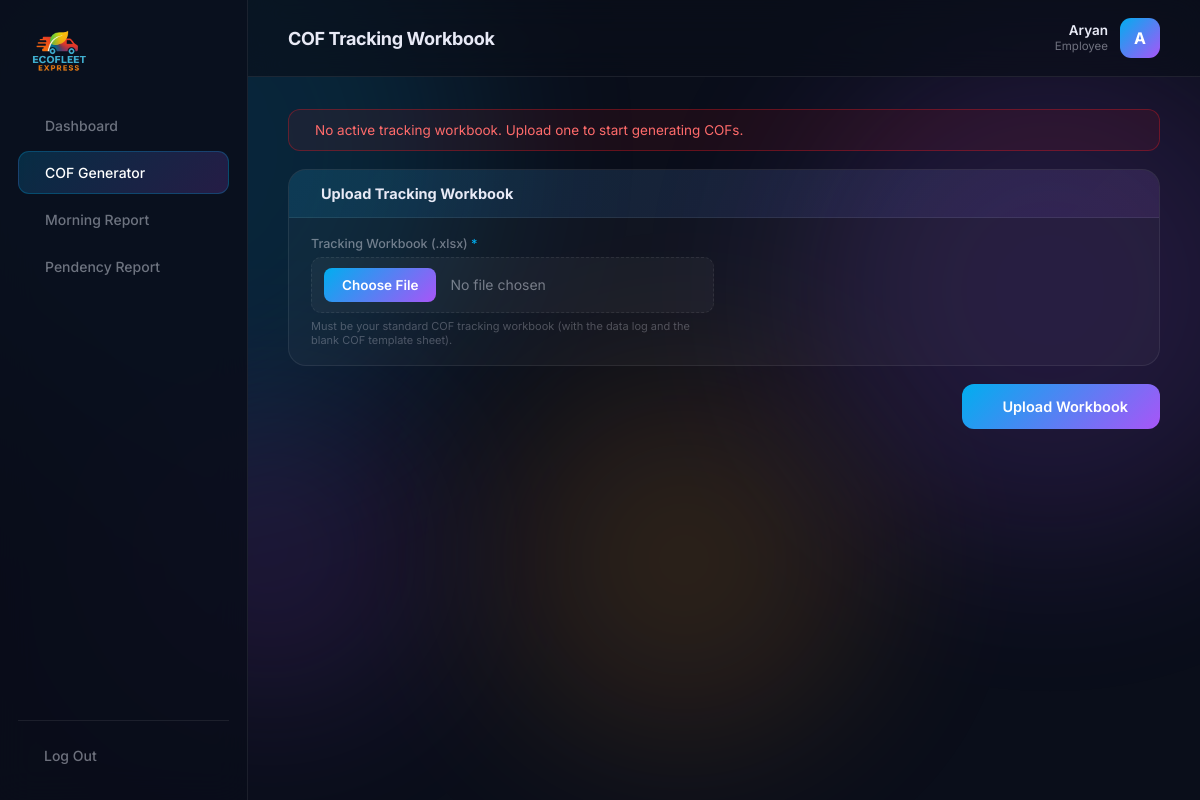
Page /portal/cof/workbook/ (signed in) on the earlier database version.
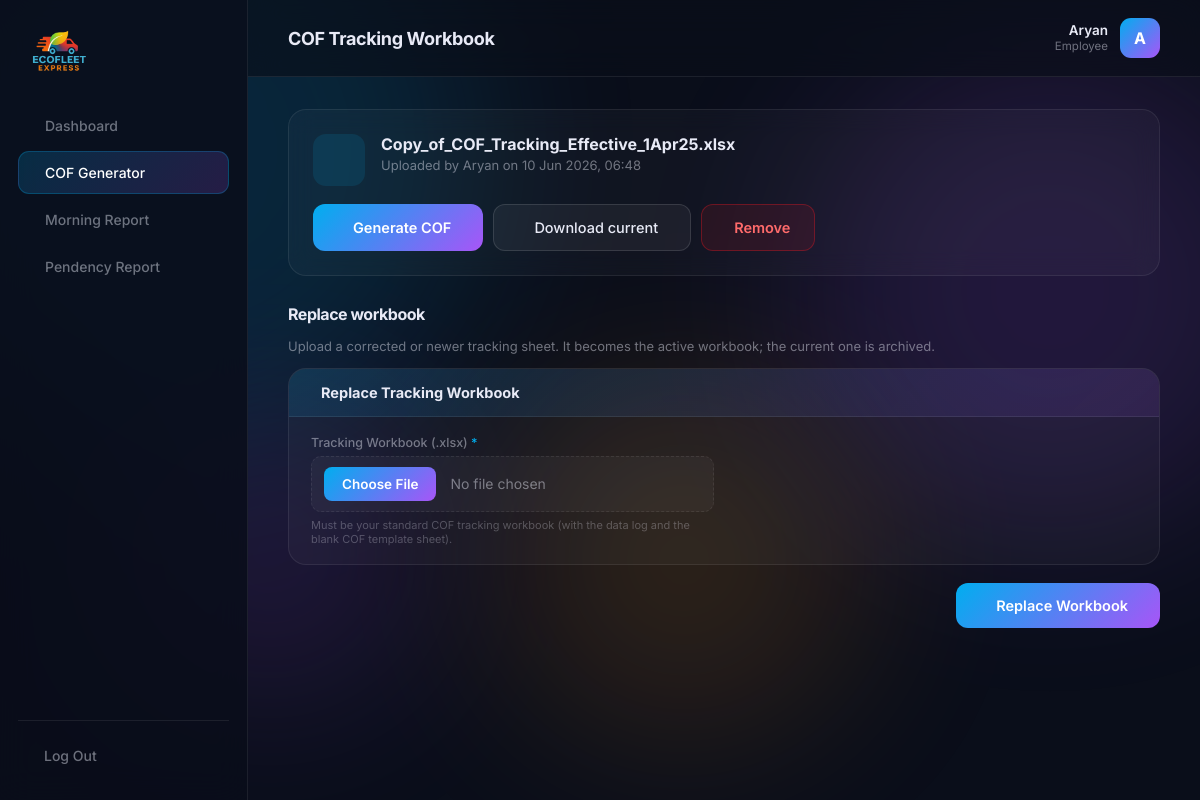
Same page on the later database version.
### core/models.py (models this page shows, shortened)
class CofWorkbook(models.Model):
    file = models.FileField(upload_to='cof/')
    original_name = models.CharField(max_length=255)
    uploaded_by = models.ForeignKey(
        settings.AUTH_USER_MODEL, on_delete=models.SET_NULL,
        null=True, blank=True, related_name='cof_workbooks')
    is_active = models.BooleanField(default=True)
    uploaded_at = models.DateTimeField(auto_now_add=True)
    class Meta:
        ordering = ['-uploaded_at']
    @classmethod
    def active(cls):
        return cls.objects.filter(is_active=True).first()

### core/views.py (the view)
# urls.py: path('portal/cof/workbook/', views.cof_workbook, name='cof_workbook'),
@staff_required
def cof_workbook(request):
    wb_obj = CofWorkbook.active()
    if request.method == 'POST':
        action = request.POST.get('action')
        if action == 'remove' and wb_obj:
            wb_obj.is_active = False
            wb_obj.save(update_fields=['is_active'])
            messages.success(request, "Active workbook removed. Upload one to continue.")
            return redirect('cof_workbook')
        form = WorkbookUploadForm(request.POST, request.FILES)
        if form.is_valid():
            upload = form.cleaned_data['workbook']
            new = CofWorkbook.objects.create(
                file=upload, original_name=upload.name,
                uploaded_by=request.user, is_active=False)
            try:
                cof.validate_workbook(new.file.path)
            except cof.WorkbookInvalid as e:
                new.file.delete(save=False)
                new.delete()
                messages.error(request, str(e))
                return redirect('cof_workbook')
            CofWorkbook.objects.filter(is_active=True).update(is_active=False)
            new.is_active = True
            new.save(update_fields=['is_active'])
            messages.success(request, f"“{upload.name}” is now the active tracking workbook.")
            return redirect('cof_generator')
        else:
            messages.error(request, "Please choose a valid .xlsx file.")
    else:
        form = WorkbookUploadForm()
    info = None
    if wb_obj:
        try:
            info = cof.get_next_cof_info(wb_obj.file.path)
        except Exception:
            info = None
    return render(request, 'core/portal/cof_workbook.html', {
        'active': 'cof', 'form': form, 'wb': wb_obj, 'info': info,
    })

### core/forms.py (shortened to what this page needs)
class WorkbookUploadForm(forms.Form):
    workbook = forms.FileField(label="Tracking Workbook (.xlsx)")
    def __init__(self, *args, **kwargs):
        super().__init__(*args, **kwargs)
        self.fields['workbook'].widget.attrs.setdefault('class', 'portal-file')

### core/cof.py (called while the page is built)
def get_next_cof_info(path):
    wb = load_workbook(path, read_only=True)
    ws = wb[DATA_SHEET]
    last_serial, last_efe = 0, 0
    for row in ws.iter_rows(min_row=2, values_only=True):
        if row[0] and isinstance(row[0], (int, float)):
            last_serial = int(row[0])
        if len(row) > 14 and row[14]:
            val = str(row[14]).strip()
            if val.upper().startswith("EFE-"):
                try:
                    n = int(val.split("-")[1])
                    last_efe = max(last_efe, n)
                except (ValueError, IndexError):
                    pass
    wb.close()
    nxt = last_efe + 1
    return {
        "serial": last_serial + 1,
        "cof_number": f"EFE-COF-{nxt:04d}",
        "claim_number": nxt,
        "optlog": f"EFE-{nxt:03d}",
    }

### templates/core/portal/cof_workbook.html (shortened to what this page needs)
{% extends 'core/portal/base.html' %}
{% block heading %}COF Tracking Workbook{% endblock %}
{% block content %}
{% if wb %}
<div class="portal-card wb-active">
  <div class="wb-active-head">
    <div class="wb-ico"></div>
    <div>
      <h3>{{ wb.original_name }}</h3>
      <p>Uploaded by {{ wb.uploaded_by.get_full_name|default:wb.uploaded_by.username|default:"—" }}
         on {{ wb.uploaded_at|date:"d M Y, H:i" }}</p>
    </div>
  </div>
  <div class="wb-actions">
    <a href="{% url 'cof_generator' %}" class="btn-primary"> Generate COF</a>
    <a href="{% url 'cof_workbook_download' %}" class="btn-secondary"> Download current</a>
    <form method="post" onsubmit="return confirm('Remove the active workbook? You will need to upload one again to generate COFs.');" style="display:inline;">
      <button type="submit" class="btn-danger"> Remove</button>
    </form>
  </div>
</div>
<div class="section-title">Replace workbook</div>
<p class="wb-hint">Upload a corrected or newer tracking sheet. It becomes the active workbook; the current one is archived.</p>
{% else %}
<div class="portal-msg portal-msg-error" style="margin-bottom:18px;">
   No active tracking workbook. Upload one to start generating COFs.
</div>
{% endif %}
<form method="post" enctype="multipart/form-data" class="wb-upload-form">
  <div class="cof-section">
    <div class="cof-section-head"> {% if wb %}Replace{% else %}Upload{% endif %} Tracking Workbook</div>
    <div class="cof-grid single">
      <div class="cof-field">
        <label>Tracking Workbook (.xlsx) <span class="req">*</span></label>
        {{ form.workbook }}
        <span class="cof-hint">Must be your standard COF tracking workbook (with the data log and the blank COF template sheet).</span>
      </div>
    </div>
  </div>
  <div class="cof-actions">
    <button type="submit" class="btn-primary"> {% if wb %}Replace{% else %}Upload{% endif %} Workbook</button>
  </div>
</form>
{% endblock %}

### templates/core/portal/base.html (shortened to what this page needs)
{% load static %}
<!DOCTYPE html>
<html lang="en">
<head>
    <link rel="stylesheet" href="https://cdn.jsdelivr.net/npm/@tabler/icons-webfont@latest/tabler-icons.min.css" />
    <link rel="stylesheet" href="{% static 'css/main.css' %}" />
    <link rel="stylesheet" href="{% static 'css/portal.css' %}" />
</head>
<body class="portal-body">
<div class="orbs">
    <div class="orb orb1"></div><div class="orb orb2"></div>
    <div class="orb orb3"></div><div class="orb orb4"></div>
</div>
<aside class="portal-sidebar" id="portalSidebar">
    <a href="{% url 'home' %}" class="portal-logo">
        <img src="{% static 'images/logo.png' %}" alt="EcoFleet Express" />
    </a>
    <nav class="portal-nav">
        <a href="{% url 'dashboard' %}" class="{% if active == 'dashboard' %}active{% endif %}"> Dashboard</a>
        <a href="{% url 'cof_generator' %}" class="{% if active == 'cof' %}active{% endif %}"> COF Generator</a>
        <a href="{% url 'morning_report' %}" class="{% if active == 'morning' %}active{% endif %}"> Morning Report</a>
        <a href="{% url 'pendency_report' %}" class="{% if active == 'pendency' %}active{% endif %}"> Pendency
  Report</a>
    </nav>
    <div class="portal-sidebar-foot">
        <a href="{% url 'portal_logout' %}" class="portal-logout"> Log Out</a>
    </div>
</aside>
<div class="portal-main">
    <header class="portal-topbar">
        <div class="portal-topbar-title">{% block heading %}{% endblock %}</div>
        <div class="portal-user">
            <div class="portal-user-meta">
            <span class="portal-user-name">{{ request.user.get_full_name|default:request.user.username }}</span>
            <span class="portal-user-role">Employee</span>
          </div>
          <div class="portal-avatar">{{ request.user.username|slice:":1"|upper }}</div>
        </div>
    </header>
      <main class="portal-content">
        {% block content %}{% endblock %}
      </main>
    </div>
</body>
</html>

### static/css/main.css (style rules this page uses)
*, *::before, *::after { margin: 0; padding: 0; box-sizing: border-box; }
:root { --cyan: #00AEEF; --purple: #a855f7; --orange: #F7941D; --red: #ED1C24; --bg: #0a0e1a; --surface: rgba(255,255,255,0.03); --border: rgba(255,255,255,0.08); --text: #e8eaf6; --muted: rgba(232,234,246,0.45); --hint: rgba(232,234,246,0.28); }
html, body { font-family: 'Inter', sans-serif; background: var(--bg); color: var(--text); min-height: 100vh; scroll-behavior: smooth; }
.orbs { position: fixed; inset: 0; pointer-events: none; z-index: 0; overflow: hidden; }
.orb { position: absolute; border-radius: 50%; filter: blur(90px); opacity: 0.15; }
.orb1 { width: 600px; height: 600px; background: var(--cyan); top: -150px; left: -120px; }
.orb2 { width: 500px; height: 500px; background: var(--purple); top: 40px; right: -100px; }
.orb3 { width: 360px; height: 360px; background: var(--orange); top: 380px; left: 42%; }
.orb4 { width: 300px; height: 300px; background: var(--purple); bottom: 100px; left: 10%; }
.btn-primary { background: linear-gradient(135deg, var(--cyan), var(--purple)); border: none; border-radius: 12px; padding: 14px 32px; color: #fff; font-size: 14.5px; font-weight: 600; cursor: pointer; font-family: inherit; display: flex; align-items: center; gap: 8px; }
.btn-secondary { background: rgba(255,255,255,0.05); border: 1px solid rgba(255,255,255,0.12); border-radius: 12px; padding: 14px 32px; color: var(--text); font-size: 14.5px; font-weight: 500; cursor: pointer; font-family: inherit; }
.section-title { font-size: 38px; font-weight: 800; letter-spacing: -0.03em; color: var(--text); margin-top: 8px; }

Differences in the rows shown:
added CofWorkbook: original_name "Copy_of_COF_Tracking_Effective_1Apr25.xlsx", uploaded_by.get_full_name "Aryan", uploaded_at "10 Jun 2026, 06:48"
Other differences:
text no longer shown: "No active tracking workbook. Upload one to start generating COFs. Upload Upload"
text now shown: "Uploaded by on Generate COF Download current Remove Replace workbook Upload a corrected or newer tracking sheet. It becomes the active workbook; the current one is archived. Replace Replace"
